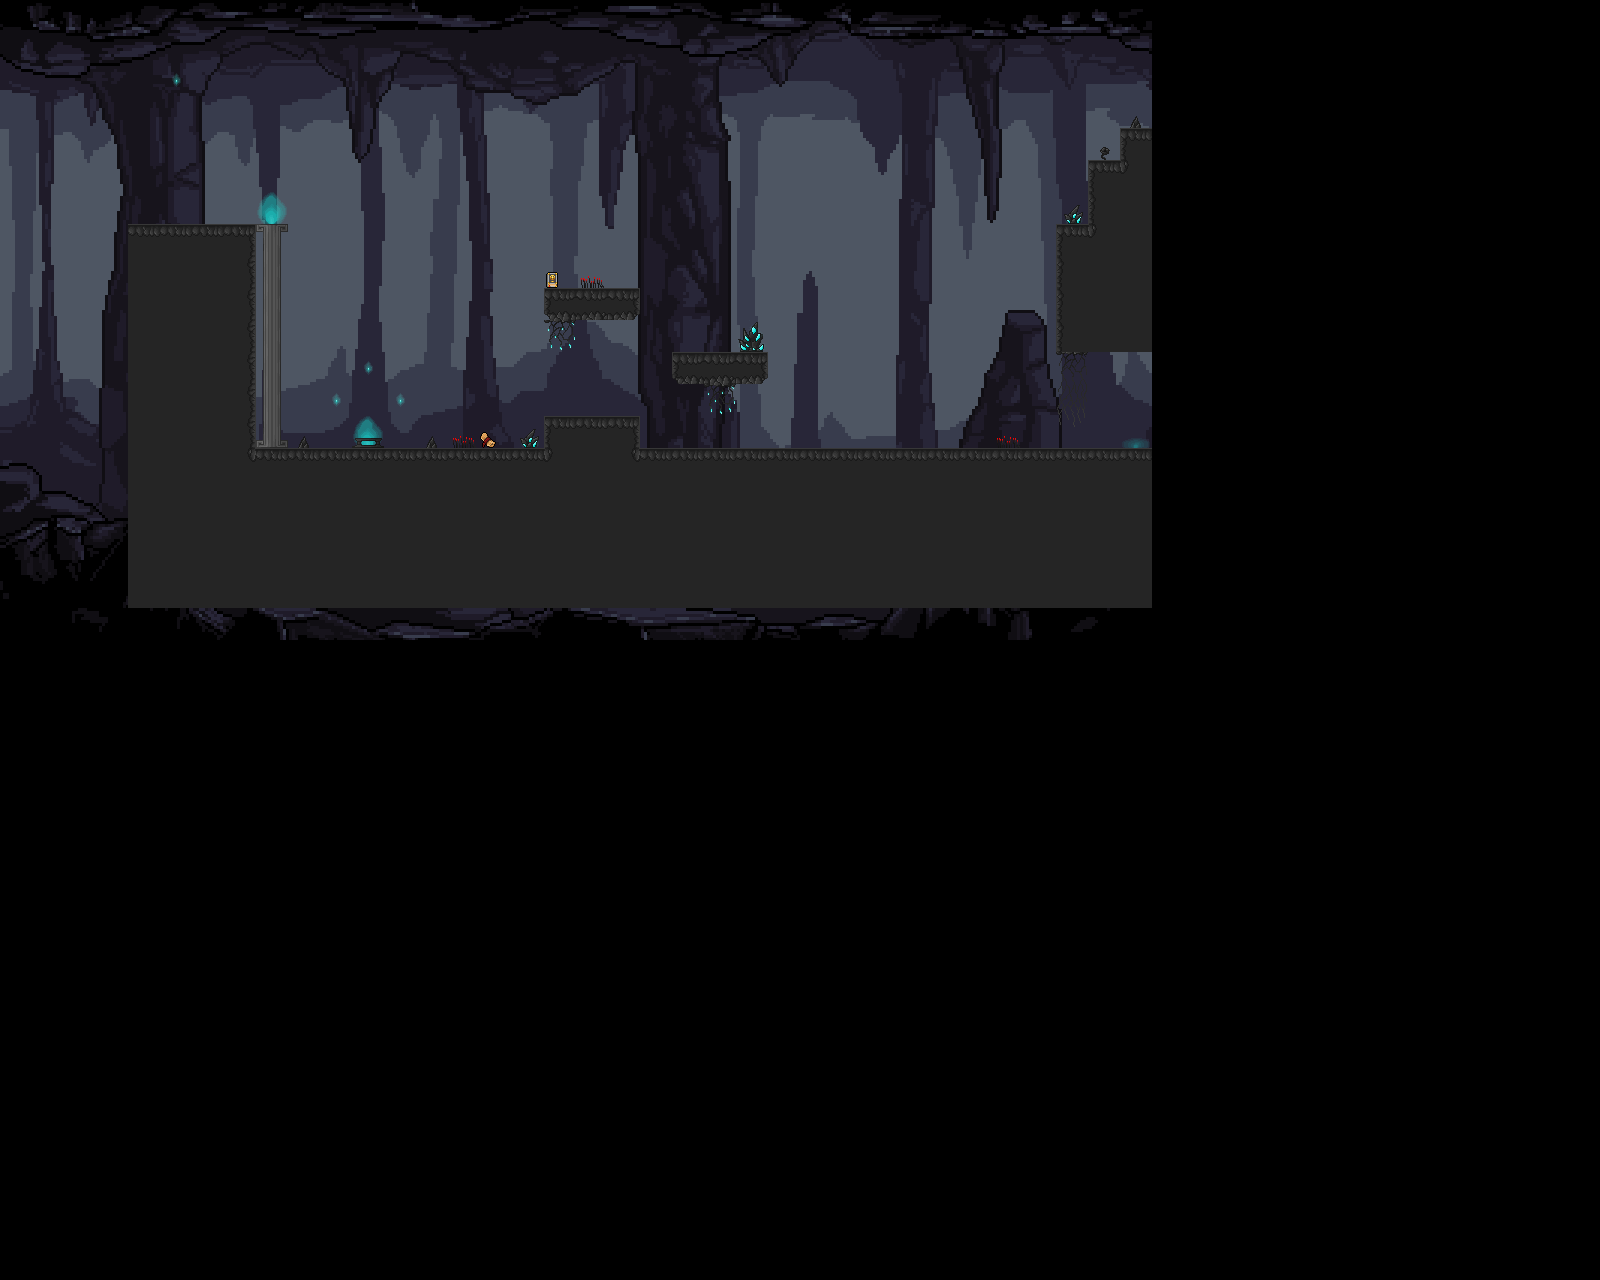

This is a level from a 2D game, rendered from its Tiled map with the project's own tilesets. A one-line summary and the map file follow, with tile-layer data summarised:
An orthogonal 50x40 tile map with 32x32 px tiles, 4 tile layers (Background, Lumières, Décor, items), 4 tilesets and 17 objects (11x collision, 2x items, 2x spawn, way).

<map version="1.10" tiledversion="1.11.2" orientation="orthogonal" renderorder="right-down" width="50" height="40" tilewidth="32" tileheight="32" infinite="0" nextlayerid="8" nextobjectid="33">
 <tileset firstgid="1" source="tiles/Background.tsx" />
 <tileset firstgid="721" source="tiles/decor_grotte.tsx" />
 <tileset firstgid="977" source="tiles/lumieres.tsx" />
 <tileset firstgid="993" source="tiles/items.tsx" />
 <layer id="1" name="Background" width="50" height="40">
  <data>[2000 cells, 720 non-empty, 720 distinct tile ids]</data>
 </layer>
 <layer id="3" name="Lumières" width="50" height="40">
  <data>[2000 cells, 7 non-empty, 3 distinct tile ids]</data>
 </layer>
 <layer id="2" name="Décor" width="50" height="40">
  <data>[2000 cells, 237 non-empty, 29 distinct tile ids]</data>
 </layer>
 <layer id="5" name="items" width="50" height="40">
  <data>[2000 cells, 2 non-empty, 2 distinct tile ids]</data>
 </layer>
 <objectgroup id="4" name="Collisions">
  <object id="1" type="collision" x="256.5" y="224" width="31.5" height="223" />
  <object id="2" type="collision" x="354.5" y="439" width="27.5" height="8" />
  <object id="3" type="collision" x="740" y="323" width="23.5" height="28" />
  <object id="4" type="collision" x="255.5" y="447.935" width="295" height="23.5652" />
  <object id="5" type="collision" x="544" y="417" width="26" height="54.5" />
  <object id="6" type="collision" x="544" y="416.011" width="95.913" height="31.7389" />
  <object id="8" type="collision" x="598.5" y="448" width="553.5" height="28" />
  <object id="9" type="collision" x="671.969" y="352.063" width="95.9858" height="31.4375" />
  <object id="10" type="collision" x="544" y="288" width="95.9783" height="31.5" />
  <object id="11" type="collision" x="1055.5" y="224.5" width="96.5" height="127" />
  <object id="12" x="1089" y="223" />
  <object id="14" type="collision" x="1088.5" y="128" width="64" height="96" />
 </objectgroup>
 <objectgroup id="6" name="Objets">
  <object id="28" name="kailloux" type="items" x="546.182" y="272.182" width="11.7273" height="15.5455" />
  <object id="29" name="pq" type="items" x="479.875" y="431.625" width="17.25" height="16.25" />
 </objectgroup>
 <objectgroup id="7" name="Spawns">
  <object id="24" name="default" type="spawn" x="368.934" y="438.597">
   <point />
  </object>
  <object id="31" name="Cave_Hub" type="way" x="1107.91" y="352" width="44.0909" height="96.5" />
  <object id="32" name="Cave_Hub" type="spawn" x="1095.36" y="447.727">
   <point />
  </object>
 </objectgroup>
</map>